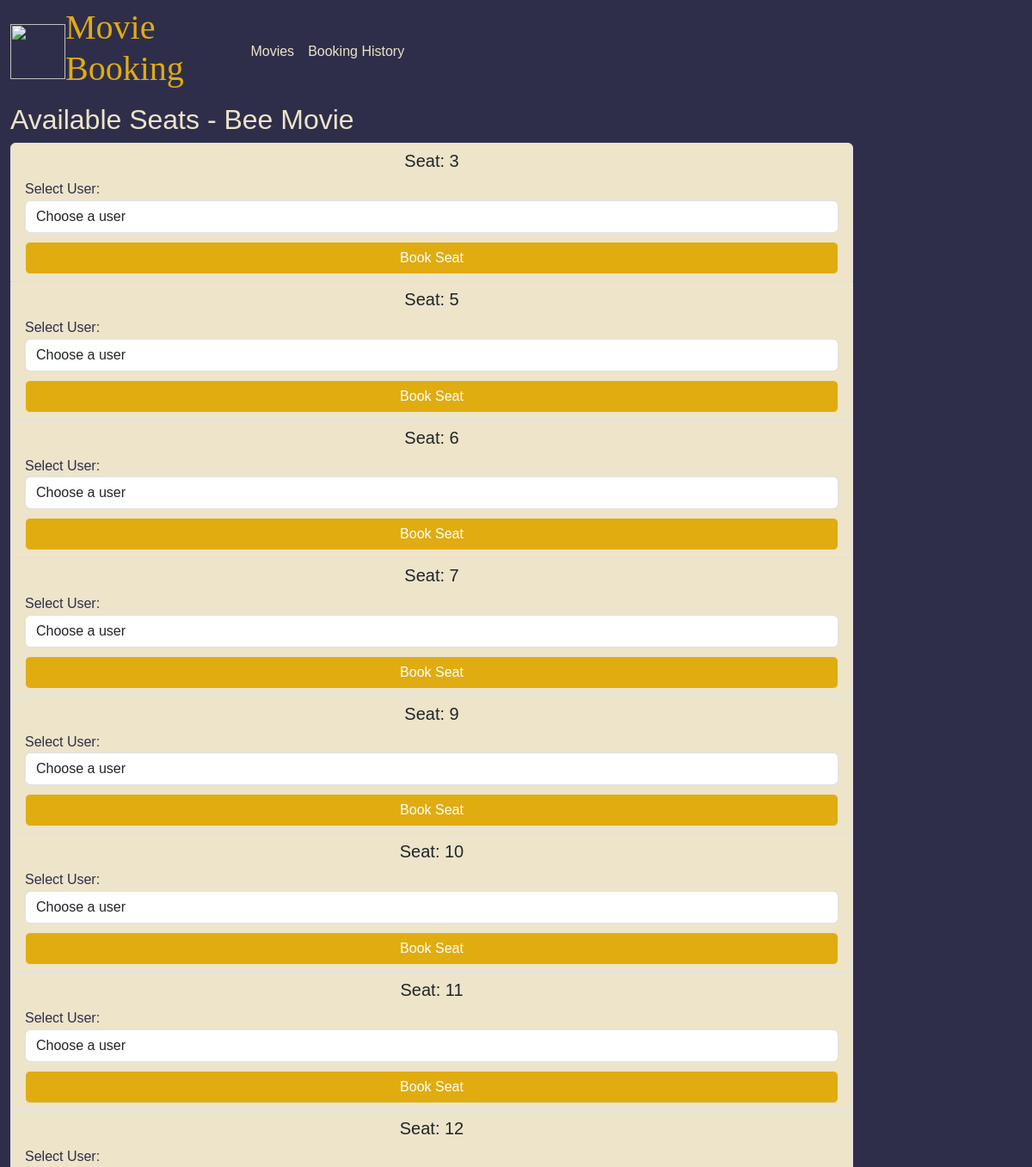
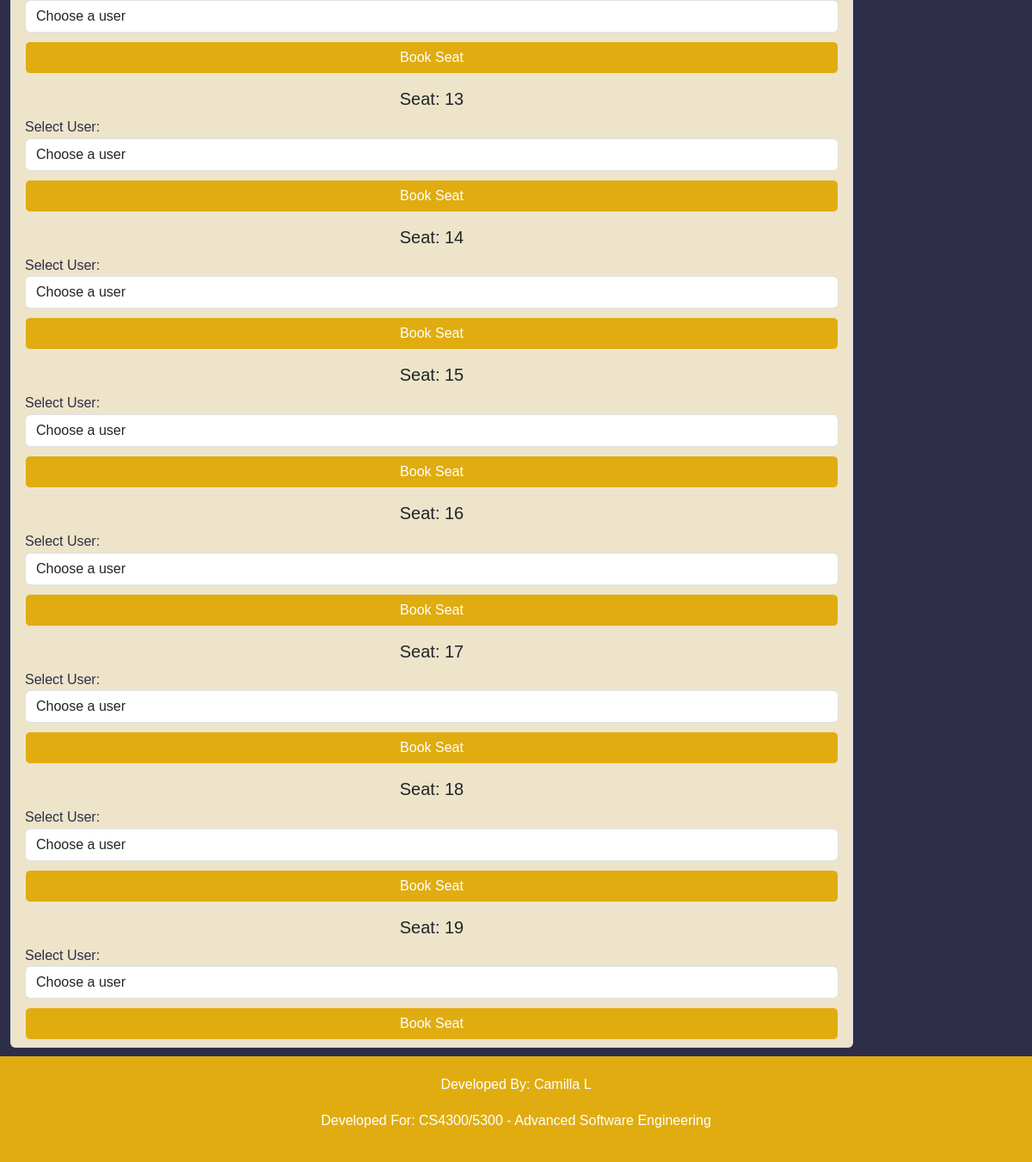
The app's page /movies/2/book_seat with its own data (2 pictures, top to bottom).
### bookings/models.py (models this page shows)
class Movie(models.Model):
    title = models.CharField(max_length=200)
    description = models.TextField()
    release_date = models.DateField()
    duration = models.IntegerField()

class Seat(models.Model):
    seat_number = models.CharField(max_length=3)
    is_booked = models.BooleanField(default=False)

### bookings/views.py (the view, shortened to what this page needs)
# urls.py: path('movies/<int:movie_pk>/book_seat', book_seat, name='book_seat'), # Allows a user to book a seat under their name
def book_seat(request, movie_pk):
    movie = get_object_or_404(Movie, pk=movie_pk) #Gets pk based on the movie the user wanted to book for
    users = User.objects.all() #gets all user objects
    seats = Seat.objects.filter(is_booked=False) #gets all seats that are not booked
    if request.method == 'GET':
        return render(request, 'book_seat.html', {'movie': movie, 'seats': seats, 'users':users}) # Render html passing movie

### bookings/templates/book_seat.html (shortened to what this page needs)
{% extends 'base.html' %}
{% load rest_framework %}
{% block content %}
<h2>Available Seats - {{ movie.title }}</h2>
<ul class="list-group">
    {% for seat in seats %}
            <li class="list-group-item" size="" style="background-color: #ede4ca">
                <h5 class="text-center">Seat: {{ seat.seat_number }}</h5>
                <form method="POST" style="color: #2f2e4a" action="{% url 'book_seat' movie.id %}">
                    <div class="form-group">
                        <label for="user-select" style="color: #2f2e4a">Select User:</label>
                        <select id="user_name" name="user_name" class="form-control" required>
                            <option value="" disabled selected>Choose a user</option>
                        </select>
                    </div>
                    <button type="submit" class="btn btn-primary" style="width: 100%; background-color: #e0ac10;border-color: #ede4ca;">Book Seat</button>
                </form>
            </li>
    {% endfor %}
</ul>
{% endblock %}

### bookings/templates/base.html (shortened to what this page needs)
{% load static %}
<!DOCTYPE HTML>
<html>
  {% load django_bootstrap5 %}
  {% bootstrap_css %}
  <link href="https://cdn.jsdelivr.net/npm/bootstrap@5.3.1/dist/css/bootstrap.min.css" rel="stylesheet">
  <head>
     <link rel="stylesheet" href="{% static 'index.css' %}?v={{ version }}" />
  </head>
  <body>
      <div class="container-fluid">
          <nav class="navbar navbar-expand-lg pg-body-tertiary">
              <img src="{% static 'images/movie-icon-png-4.jpg' %}"  style="width:64px;height:64px;">
              <h1 style="font-family:'Lucida Handwriting', cursive; color: #e0ac10""> Movie Booking</h1>
              <div class="container-fluid">
                  <div class="collapse navbar-collapse">
                      <div class="navbar-nav">
                          <a class="nav-link active" style="color: #ede4ca"; href="{% url 'movie_list' %}">Movies</a>
                          <a class="nav-link active" style="color: #ede4ca"; href="{% url 'book_history' %}">Booking History</a>
                      </div>
                  </div>
              </div>
          </nav>
        <div class="col-sm-10">
         {% block content %}
         {% endblock %}
        </div>
      </div>
  </body>
  <footer>
    <p>Developed By: Camilla L</p>
    <p>Developed For: CS4300/5300 - Advanced Software Engineering</p>
  </footer>
</html>

### bookings/static/index.css (style rules this page uses)
body { font-family: 'Veranda', sans-serif; margin: 0; padding: 0; background-color: #2f2e4a; color: #ede4ca; line-height: 1.6; }
footer { background-color: #e0ac10; color: white; text-align: center; padding: 20px; margin-top: 10px; }
button { padding: 6px 15px; background-color: #392fbe; color: white; border: none; border-radius: 5px; cursor: pointer; }
input, select { width: 20%; padding: 8px; margin-bottom: 10px; border: 1px solid #000000; border-radius: 5px; }

### records on screen
Movie: title "Bee Movie"
Seat: seat_number "3"
Seat: seat_number "5"
Seat: seat_number "6"
Seat: seat_number "7"
Seat: seat_number "9"
Seat: seat_number "10"
Seat: seat_number "11"
Seat: seat_number "12"
Seat: seat_number "13"
Seat: seat_number "14"
Seat: seat_number "15"
Seat: seat_number "16"
Seat: seat_number "17"
Seat: seat_number "18"
Seat: seat_number "19"
